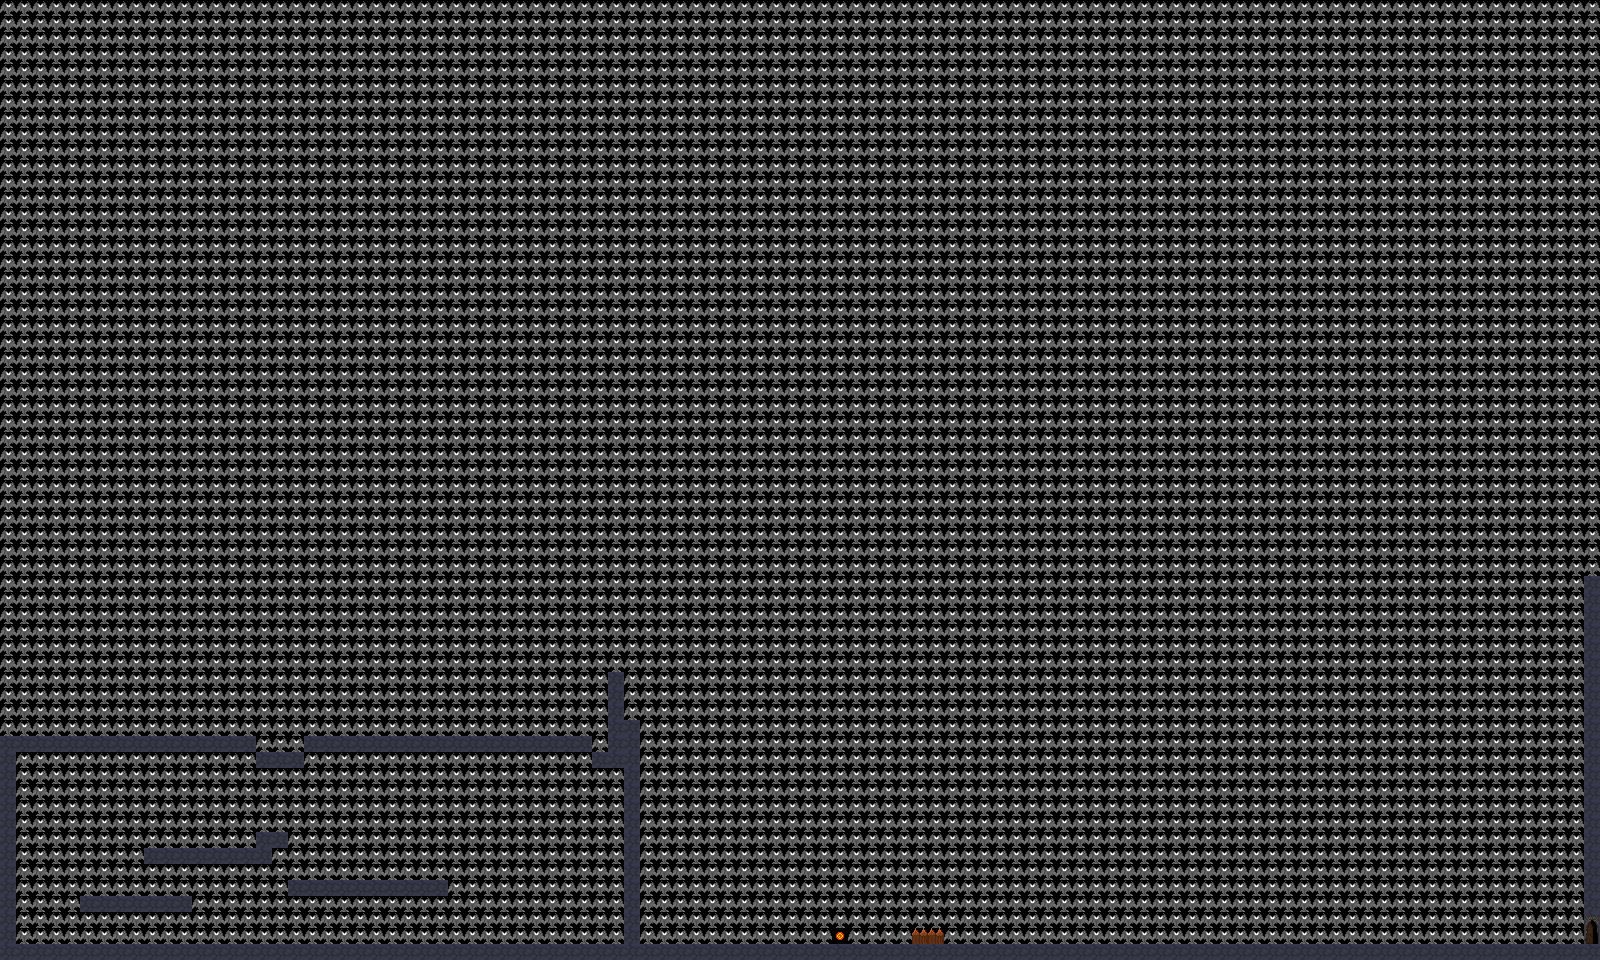

This is a level from a 2D game, rendered from its Tiled map with the project's own tilesets. A one-line summary and the map file follow, with tile-layer data summarised:
An orthogonal 100x60 tile map with 16x16 px tiles, 1 tile layer (Capa de Patrones 1) and 52 objects (52x object).

<map version="1.0" orientation="orthogonal" renderorder="right-down" width="100" height="60" tilewidth="16" tileheight="16" nextobjectid="171">
 <tileset firstgid="1" name="all_withoutdot" tilewidth="16" tileheight="16" tilecount="100">
  <image source="all_withoutdot.png" width="160" height="160" />
 </tileset>
 <layer name="Capa de Patrones 1" width="100" height="60">
  <data>[6000 cells, 6000 non-empty, 6 distinct tile ids]</data>
 </layer>
 <objectgroup name="Capa de Objetos 1">
  <object id="100" name="suelo1" type="object" x="0" y="0" width="16" height="960">
   <properties>
    <property name="bodyType" value="StaticBody" />
   </properties>
  </object>
  <object id="101" name="suelo2" type="object" x="16" y="944" width="624" height="16">
   <properties>
    <property name="BodyType" value="StaticBody" />
   </properties>
  </object>
  <object id="102" name="suelo3" type="object" x="624" y="944" width="16">
   <properties>
    <property name="bodyType" value="StaticBody" />
   </properties>
  </object>
  <object id="103" name="suelo4" type="object" x="624" y="912" width="16" height="32">
   <properties>
    <property name="bodyType" value="StaticBody" />
   </properties>
  </object>
  <object id="104" name="suelo5" type="object" x="16" y="736" width="608" height="16">
   <properties>
    <property name="bodyType" value="StaticBody" />
   </properties>
  </object>
  <object id="105" name="suelo6" type="object" x="80" y="896" width="112" height="16">
   <properties>
    <property name="bodyType" value="StaticBody" />
   </properties>
  </object>
  <object id="106" name="suelo7" type="object" x="144" y="848" width="128">
   <properties>
    <property name="bodyType" value="StaticBody" />
   </properties>
  </object>
  <object id="107" name="suelo8" type="object" x="256" y="832" width="32" height="16">
   <properties>
    <property name="bodyType" value="StaticBody" />
   </properties>
  </object>
  <object id="108" name="suelo9" type="object" x="288" y="880" width="160" height="16">
   <properties>
    <property name="bodyType" value="StaticBody" />
   </properties>
  </object>
  <object id="114" name="playerLevel01" type="object" x="32" y="928" width="16" height="16">
   <properties>
    <property name="bodyType" value="DynamicBody" />
    <property name="density" value="20" />
    <property name="linearVelocityX" value="0" />
    <property name="linearVelocityY" value="0" />
    <property name="restitution" value="0" />
    <property name="userData" value="player;01;" />
   </properties>
   <ellipse />
  </object>
  <object id="118" name="playerLevel02" type="object" x="144" y="832" width="16" height="16">
   <properties>
    <property name="bodyType" value="DynamicBody" />
    <property name="density" value="20" />
    <property name="linearVelocityX" value="0" />
    <property name="linearVelocityY" value="0" />
    <property name="restitution" value="0" />
    <property name="userData" value="player;02;" />
   </properties>
   <ellipse />
  </object>
  <object id="122" name="mageLevel01" type="object" x="176" y="928" width="16" height="16">
   <properties>
    <property name="bodyType" value="StaticBody" />
    <property name="density" value="20" />
    <property name="linearVelocityX" value="0" />
    <property name="linearVelocityY" value="0" />
    <property name="restitution" value="0" />
    <property name="userData" value="mage;01;WICKEDREDMAGE 1 -1 5000;0 2500 1 1 5 1 1 13;2500 5000 5 1 1 1 1 12" />
   </properties>
   <ellipse />
  </object>
  <object id="126" name="mageLevel02" type="object" x="176" y="832" width="16" height="16">
   <properties>
    <property name="bodyType" value="StaticBody" />
    <property name="density" value="20" />
    <property name="linearVelocityX" value="0" />
    <property name="linearVelocityY" value="0" />
    <property name="restitution" value="0" />
    <property name="userData" value="mage;02;mage;01;WICKEDBLUEMAGE 2 -1 10000;0 2500 6 4 8 4 1 25;2500 3000 8 4 10 5 2 27;3000 5000 10 5 12 4 2 27;5000 10000 12 4 6 4 1 24" />
   </properties>
   <ellipse />
  </object>
  <object id="127" name="suelo2" type="object" x="640" y="944" width="960" height="16">
   <properties>
    <property name="BodyType" value="StaticBody" />
   </properties>
  </object>
  <object id="128" name="suelo4" type="object" x="1584" y="16" width="16" height="896">
   <properties>
    <property name="bodyType" value="StaticBody" />
   </properties>
  </object>
  <object id="129" name="suelo9" type="object" x="1056" y="912" width="160" height="16">
   <properties>
    <property name="bodyType" value="StaticBody" />
   </properties>
  </object>
  <object id="130" name="suelo9" type="object" x="1184" y="896" width="160" height="16">
   <properties>
    <property name="bodyType" value="StaticBody" />
   </properties>
  </object>
  <object id="131" name="suelo9" type="object" x="1024" y="848" width="160" height="16">
   <properties>
    <property name="bodyType" value="StaticBody" />
   </properties>
  </object>
  <object id="132" name="suelo9" type="object" x="1216" y="816" width="160" height="16">
   <properties>
    <property name="bodyType" value="StaticBody" />
   </properties>
  </object>
  <object id="133" name="suelo9" type="object" x="1040" y="784" width="160" height="16">
   <properties>
    <property name="bodyType" value="StaticBody" />
   </properties>
  </object>
  <object id="134" name="suelo9" type="object" x="880" y="736" width="160" height="16">
   <properties>
    <property name="bodyType" value="StaticBody" />
   </properties>
  </object>
  <object id="135" name="suelo9" type="object" x="1040" y="688" width="160" height="16">
   <properties>
    <property name="bodyType" value="StaticBody" />
   </properties>
  </object>
  <object id="136" name="suelo9" type="object" x="1216" y="656" width="160" height="16">
   <properties>
    <property name="bodyType" value="StaticBody" />
   </properties>
  </object>
  <object id="137" name="suelo9" type="object" x="1056" y="608" width="160" height="16">
   <properties>
    <property name="bodyType" value="StaticBody" />
   </properties>
  </object>
  <object id="138" name="suelo9" type="object" x="1216" y="560" width="160" height="16">
   <properties>
    <property name="bodyType" value="StaticBody" />
   </properties>
  </object>
  <object id="139" name="suelo9" type="object" x="1056" y="512" width="160" height="16">
   <properties>
    <property name="bodyType" value="StaticBody" />
   </properties>
  </object>
  <object id="140" name="suelo9" type="object" x="1216" y="464" width="160" height="16">
   <properties>
    <property name="bodyType" value="StaticBody" />
   </properties>
  </object>
  <object id="141" name="suelo9" type="object" x="1056" y="416" width="160" height="16">
   <properties>
    <property name="bodyType" value="StaticBody" />
   </properties>
  </object>
  <object id="142" name="suelo9" type="object" x="1216" y="368" width="160" height="16">
   <properties>
    <property name="bodyType" value="StaticBody" />
   </properties>
  </object>
  <object id="143" name="suelo9" type="object" x="1056" y="336" width="160" height="16">
   <properties>
    <property name="bodyType" value="StaticBody" />
   </properties>
  </object>
  <object id="144" name="suelo9" type="object" x="1216" y="304" width="160" height="16">
   <properties>
    <property name="bodyType" value="StaticBody" />
   </properties>
  </object>
  <object id="145" name="suelo9" type="object" x="1056" y="272" width="160" height="16">
   <properties>
    <property name="bodyType" value="StaticBody" />
   </properties>
  </object>
  <object id="146" name="suelo9" type="object" x="1216" y="240" width="160" height="16">
   <properties>
    <property name="bodyType" value="StaticBody" />
   </properties>
  </object>
  </objectgroup>
</map>
<!-- 19 of 52 objects omitted -->